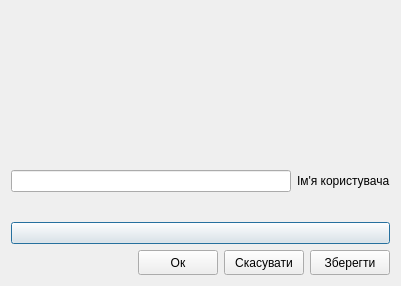
<?xml version="1.0" encoding="UTF-8"?>
<ui version="4.0">
 <class>Setup</class>
 <widget class="QDialog" name="Setup">
  <property name="geometry">
   <rect>
    <x>0</x>
    <y>0</y>
    <width>401</width>
    <height>286</height>
   </rect>
  </property>
  <property name="windowTitle">
   <string>Dialog</string>
  </property>
  <layout class="QVBoxLayout" name="verticalLayout_3">
   <item>
    <widget class="QLabel" name="Information">
     <property name="toolTip">
      <string>&lt;html&gt;&lt;head/&gt;&lt;body&gt;&lt;p align=&quot;center&quot;&gt;&lt;span style=&quot; font-size:16pt; color:#aa0000;&quot;&gt;Увага!!!&lt;/span&gt;&lt;/p&gt;&lt;p&gt;&lt;span style=&quot; color:#000000;&quot;&gt;При&lt;/span&gt;&lt;/p&gt;&lt;/body&gt;&lt;/html&gt;</string>
     </property>
     <property name="text">
      <string/>
     </property>
    </widget>
   </item>
   <item>
    <layout class="QVBoxLayout" name="verticalLayout_2">
     <item>
      <layout class="QHBoxLayout" name="horizontalLayout_2">
       <item>
        <widget class="QLineEdit" name="lineEdit"/>
       </item>
       <item>
        <widget class="QLabel" name="label">
         <property name="text">
          <string>Ім'я користувача</string>
         </property>
        </widget>
       </item>
      </layout>
     </item>
     <item>
      <layout class="QVBoxLayout" name="verticalLayout">
       <item>
        <widget class="QPushButton" name="memory_Button">
         <property name="text">
          <string/>
         </property>
        </widget>
       </item>
       <item>
        <layout class="QHBoxLayout" name="horizontalLayout">
         <item>
          <spacer name="horizontalSpacer">
           <property name="orientation">
            <enum>Qt::Horizontal</enum>
           </property>
           <property name="sizeHint" stdset="0">
            <size>
             <width>40</width>
             <height>20</height>
            </size>
           </property>
          </spacer>
         </item>
         <item>
          <widget class="QPushButton" name="Button_OK">
           <property name="minimumSize">
            <size>
             <width>0</width>
             <height>25</height>
            </size>
           </property>
           <property name="text">
            <string>Ок</string>
           </property>
          </widget>
         </item>
         <item>
          <widget class="QPushButton" name="cancel_Button">
           <property name="minimumSize">
            <size>
             <width>0</width>
             <height>25</height>
            </size>
           </property>
           <property name="text">
            <string>Скасувати</string>
           </property>
          </widget>
         </item>
         <item>
          <widget class="QPushButton" name="save_Button">
           <property name="minimumSize">
            <size>
             <width>0</width>
             <height>25</height>
            </size>
           </property>
           <property name="text">
            <string>Зберегти</string>
           </property>
          </widget>
         </item>
        </layout>
       </item>
      </layout>
     </item>
    </layout>
   </item>
  </layout>
 </widget>
 <resources/>
 <connections/>
</ui>
